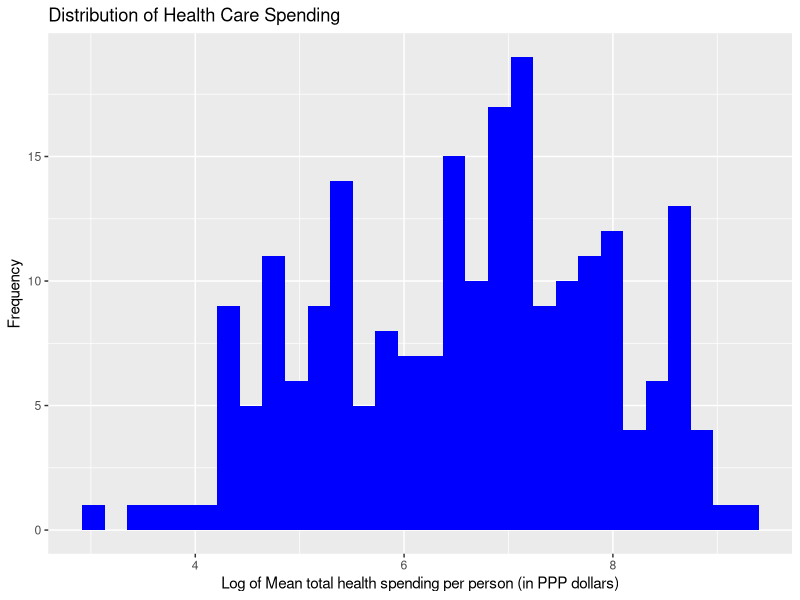

Here is the R script that generated this plot:
## ---- chunk 1
library(tidyverse) 
## ---- chunk 2
library(readr)
h_spend <- read_csv("../data/Health-Spending.CSV")
wb_tot_lifeexp <- read_csv("../data/World Bank Life Exp.csv")
wb_f_lifeexp <- read_csv("../data/World Bank Female Life Exp.csv")
wb_m_lifeexp <- read_csv("../data/World Bank Male Life Exp.csv")
econ <- read_csv("../data/EconMetrics.csv")
econ <- select(econ, -4)
## ---- chunk 3
wb_tot_lifeexp_long <- pivot_longer(wb_tot_lifeexp, cols = "1990":"2020", names_to = "Year", values_to = "Total Life Expectancy")

wb_f_lifeexp_long <- wb_f_lifeexp %>%
  select(c(1:2,34:64)) %>%
  pivot_longer(cols = "1990":"2020", names_to = "Year", values_to = "Female Life Expectancy")

wb_m_lifeexp_long <- wb_m_lifeexp %>%
  select(c(1:2,34:64)) %>%
  pivot_longer(cols = "1990":"2020", names_to = "Year", values_to = "Male Life Expectancy")

lifeexp <- left_join(wb_tot_lifeexp_long, wb_f_lifeexp_long, by = c("Country Name", "Country Code", "Year"))

lifeexp <- left_join(lifeexp, wb_m_lifeexp_long, by = c("Country Name", "Country Code", "Year"))
## ---- chunk 4
yrs <- c(2011:2020)

colnames(econ) <- c("Country Name", "Country Code", "Series Name", yrs)
econ_temp <- econ %>%
  pivot_longer(cols = 4:13, names_to = "Year", values_to = "Value")
econ_temp2 <- econ_temp %>%
  group_by("Country Name") %>%
  pivot_wider(names_from = "Series Name", values_from = "Value") %>%
  ungroup()
econ_temp3 <- select(econ_temp2, -4)
econ2 <- filter(econ_temp3, !is.na(econ_temp3$'Country Code'))
j <- c(4:58)
econ2[j] <- lapply(econ2[j], unlist)
econ2[j] <- lapply(econ2[j], as.numeric)
## ---- chunk 5
h_spend2 <- select(h_spend, -1, -4)
colnames(h_spend2)[1:3] <- c("Country Name", "Country Code", "Year")
## ---- chunk 6
full_data <- full_join(lifeexp, econ2, by = c("Country Name", "Country Code", "Year"))
full_data$Year = as.double(full_data$Year)
full_data <- full_join(full_data, h_spend2, by = c("Country Name", "Country Code", "Year"))
## ---- chunk 7
#Below is the distribution of log of Mean total health spending per person (in PPP dollars)
full_data %>%
  filter(Year == 2018) %>%
  filter(is.na(the_per_cap_ppp_mean) == FALSE) %>%
ggplot(aes(x = log(the_per_cap_ppp_mean))) + 
  geom_histogram(fill = "blue") + 
  labs(
    x = "Log of Mean total health spending per person (in PPP dollars)",
    y = "Frequency",
    title = "Distribution of Health Care Spending"
  ) 

#NOTE: TO THE PLOT ABOVE, ADD NORMAL CURVE TO THE ABOVE DISTRIBUTION

#Below are a few quick summary stats for health spending per person
full_data %>%
  select(the_per_cap_ppp_mean) %>%
   filter(is.na(the_per_cap_ppp_mean) == FALSE) %>%
summary(the_per_cap_ppp_mean)

#full_data %>%
 # filter(Year == 2018) %>%
  #filter(is.na(the_per_cap_ppp_mean) == FALSE) %>%
  #  filter(is.na(`GDP (current US$)`) == FALSE) %>%
#ggplot(aes(x = `GDP (current US$)`, y = log(the_per_cap_ppp_mean))) + 
#geom_point(fill = "blue") + 
# labs(
   # x = "Log of Mean total health spending per person (in PPP dollars)",
   # y = "Frequency",
   # title = "Distribution of Health Care Spending"
 # ) 

